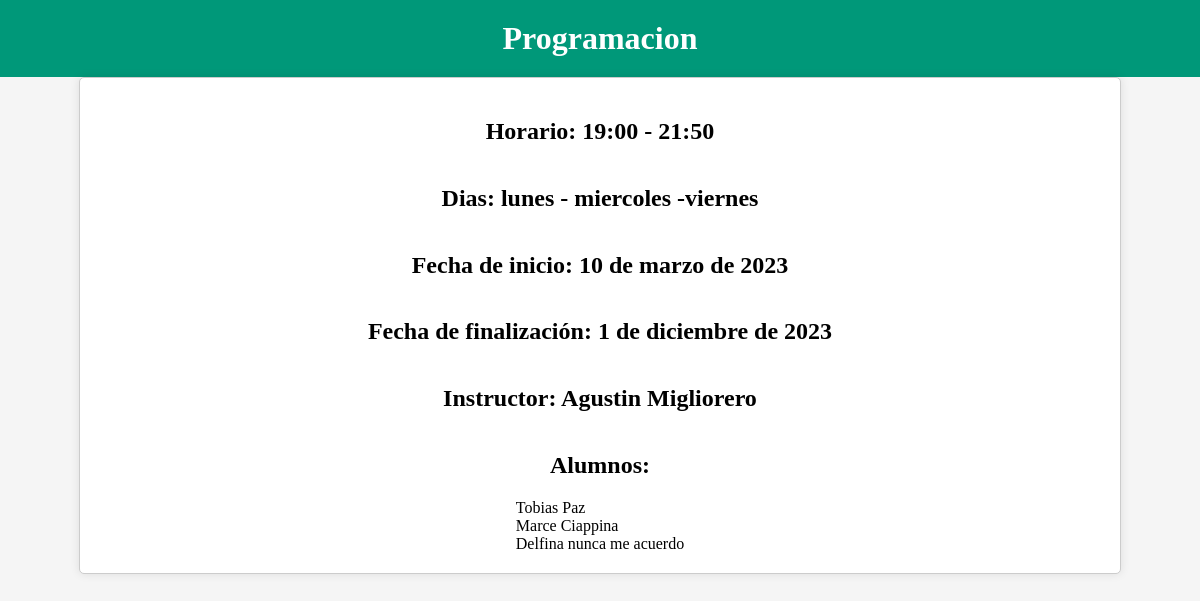
Page /cursos/2/ on the committed database.
### cursos/models.py (models this page shows, shortened)
class Curso(models.Model):
    name = models.CharField(max_length=100)
    horario = models.CharField(max_length=100)
    dias = models.CharField(max_length=100)
    fechaInicio = models.DateField()
    fechaFinalizacion = models.DateField()
    instructor = models.ForeignKey(
        "Instructor", on_delete=models.CASCADE, blank=True, null=True
    )
    alumnos = models.ManyToManyField(
        "Alumno", blank=True, null=True, related_name="alumnos"
    )

class Instructor(models.Model):
    name = models.CharField(max_length=100)
    apellido = models.CharField(max_length=100)
    email = models.EmailField()
    fecha_nacimiento = models.DateField()
    sexo = models.CharField(max_length=1)
    documento = models.IntegerField()
    domicilio = models.CharField(max_length=100)
    telefono = models.CharField(max_length=100)
    def __str__(self):
        return f"{self.name} {self.apellido}"

class Alumno(models.Model):
    name = models.CharField(max_length=100)
    apellido = models.CharField(max_length=100)
    email = models.EmailField()
    fechaNacimiento = models.DateField()
    sexo = models.CharField(max_length=1)
    documento = models.IntegerField()
    domicilio = models.CharField(max_length=100)
    telefono = models.CharField(max_length=100)
    def __str__(self):
        return f"{self.name} {self.apellido}"

### cursos/views.py (the view)
# urls.py: path("<int:id_cursos>/", views.verCurso),
def verCurso(request, id_cursos):
    curso = Curso.objects.get(id=id_cursos)
    context = {"curso": curso}
    return render(request, "ver-curso.html", context)

### cursos/templates/ver-curso.html (shortened to what this page needs)
<!DOCTYPE html>
<html>
  <head>
    {% load static %}
    <link
      rel="stylesheet"
      type="text/css"
      media="screen"
      href="{% static 'CSS/ver-curso.css' %}"
    />
  </head>
  <body>
    <header>
      <h1>{{curso.name}}</h1>
    </header>
    <div class="container">
      <h2>Horario: {{curso.horario}}</h2>
      <h2>Dias: {{curso.dias}}</h2>
      <h2>Fecha de inicio: {{curso.fechaInicio}}</h2>
      <h2>Fecha de finalización: {{curso.fechaFinalizacion}}</h2>
      <h2>Instructor: {{curso.instructor}}</h2>
      <h2>Alumnos:</h2>
      <ul>
        {%for alumno in curso.alumnos.all%}
        <li>{{alumno}}</li>
        {%endfor%}
      </ul>
    </div>
  </body>
</html>

### cursos/static/CSS/ver-curso.css (style rules this page uses)
body { background-color: #f5f5f5; margin: 0; }
header { display: flex; justify-content: center; align-items: center; padding: 20px; background-color: #009879; color: #fff; }
h1 { margin: 0; }
.container { display: flex; flex-direction: column; align-items: center; padding: 20px; background-color: #fff; border: 1px solid #ccc; border-radius: 5px; box-shadow: 0 0 10px rgba(0, 0, 0, 0.1); max-width: 1000px; margin: 0 auto; }
ul { list-style: none; padding: 0; margin: 0; }

### rows in the picture
Curso: name "Programacion", horario "19:00 - 21:50", dias "lunes - miercoles -viernes", fechaInicio "10 de marzo de 2023", fechaFinalizacion "1 de diciembre de 2023", instructor "Agustin Migliorero"
Alumno: name+apellido "Tobias Paz"
Alumno: name+apellido "Marce Ciappina"
Alumno: name+apellido "Delfina nunca me acuerdo"
